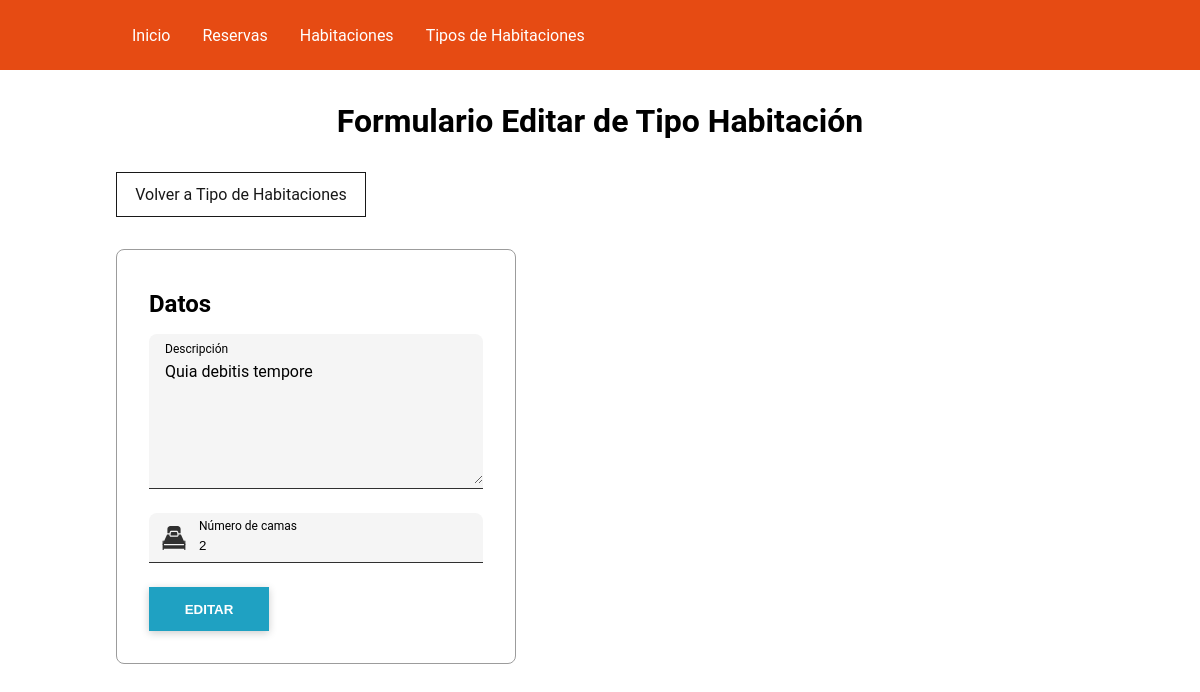
Page /type-rooms/form-edit.php?id=5 on the earlier database version.
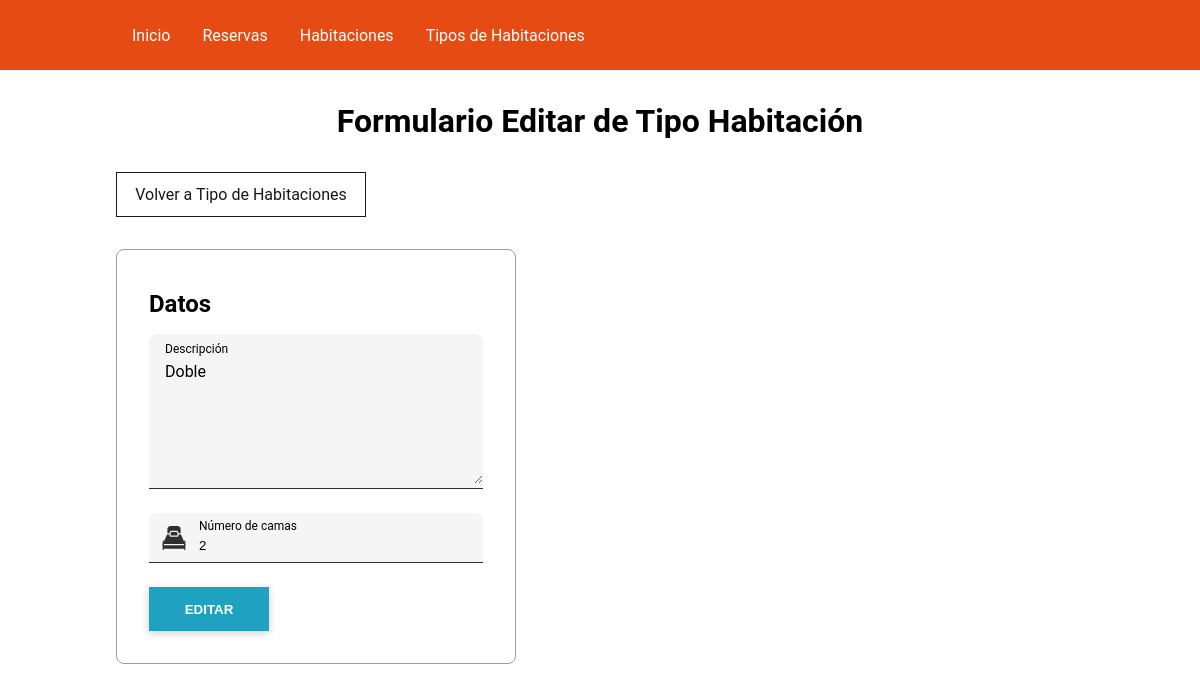
Same page on the later database version.
### tables this page shows
CREATE TABLE `type_rooms` (
  `id` tinyint(3) UNSIGNED NOT NULL,
  `description` varchar(70) NOT NULL,
  `number_beds` tinyint(3) UNSIGNED NOT NULL
);

### Database.php (called while the page is built, shortened)
<?php
class Database extends mysqli
{
  public function getTypeRoomById($id)
  {
    $query = "SELECT description, number_beds FROM type_rooms WHERE id=$id";
    $result = $this->query($query);
    $typeRoom = $result->fetch_array(MYSQLI_ASSOC);
    return $typeRoom;
  }
}

### type-rooms/form-edit.php (the view, shortened to what this page needs)
<!DOCTYPE html>
<html lang="es">
<head>
  <link rel="stylesheet" href="./../css/style.css">
</head>
<body>
  <header class="header">
    <nav class="nav">
      <ul class="nav__list">
        <li class="nav__item">
          <a href="./../index.php" class="nav__link">Inicio</a>
        </li>
        <li class="nav__item">
          <a href="./../reservations/index.php" class="nav__link">Reservas</a>
        </li>
        <li class="nav__item">
          <a href="./../rooms/index.php" class="nav__link">Habitaciones</a>
        </li>
        <li class="nav__item">
          <a href="./../type-rooms/index.php" class="nav__link">
            Tipos de Habitaciones
          </a>
        </li>
      </ul>
    </nav>
  </header>
  <div class="container">
    <?php
    if (isset($_GET['id'])) :
      $id = $_GET['id'];
      if (!empty($id)) :
        include('./../database_init.php');
        if ($typeRoom = $db->getTypeRoomById($id)) :
    ?>
          <h1 class="title">Formulario Editar de Tipo Habitación</h1>
          <a class="link link--secondary mb-4" href="./index.php">Volver a Tipo de Habitaciones</a>
          <form class="form" action="./edit.php" method="post">
            <h2 class="subtitle">Datos</h2>
            <div class="field-large">
              <textarea class="field-large__textarea" name="description" id="description" cols="30" rows="10" placeholder="Descripción del tipo de habitación" required><?= $typeRoom['description'] ?></textarea>
              <label class="field-large__label" for="description">Descripción</label>
            </div>
            <div class="field field--number">
              <div class="field__container-icon">
                <svg class="icon field__icon">
                  <use xlink:href="./../assets/feather-sprite.svg#bed" />
                </svg>
              </div>
              <div class="field__container-input">
                <input class="field__input" type="number" name="number_beds" id="number_beds" placeholder="Número de camas" required value="<?= $typeRoom['number_beds'] ?>">
                <label for="number_beds" class="field__label">Número de camas</label>
              </div>
            </div>
            <input class="btn btn--primary" type="submit" value="Editar">
          </form>
        <?php
        endif;
      endif;
    endif;
    ?>
  </div>
</body>
</html>

Differences in the rows shown:
changed type_rooms: description "Quia debitis tempore" → "Doble"
